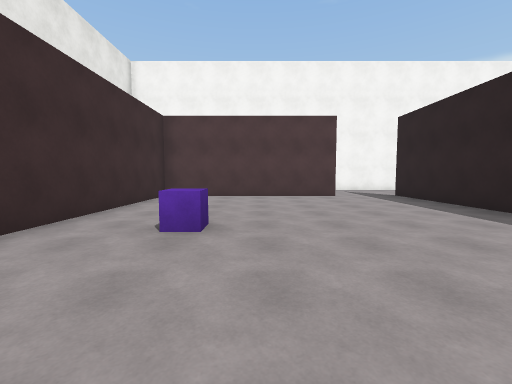
view 1 (above)

24 first-person views from a walk through a 3-D level made in the Unity game engine. The camera is 1.4 m above the floor, tilts 4° down and sees 90° across. The floor is counted in squares, 2 m on a side. Each view is taken from the middle of a square. On the plan, view 1 faces up. The plan holds only what a view shows up to about 9 squares ahead; the rest is blank. The place goes on beyond the plan. The player character is not drawn. Surface patterns are stand-ins for the level's own textures.

view 2
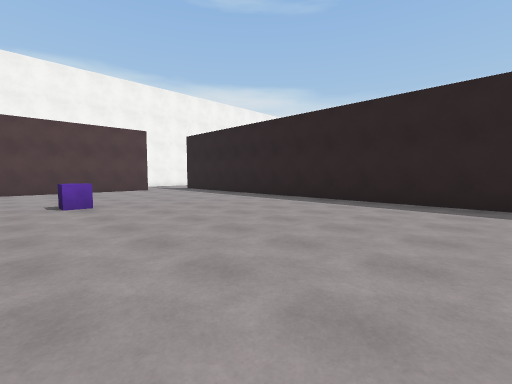

view 3
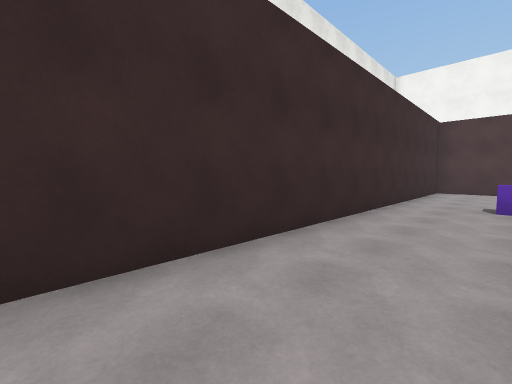

view 4
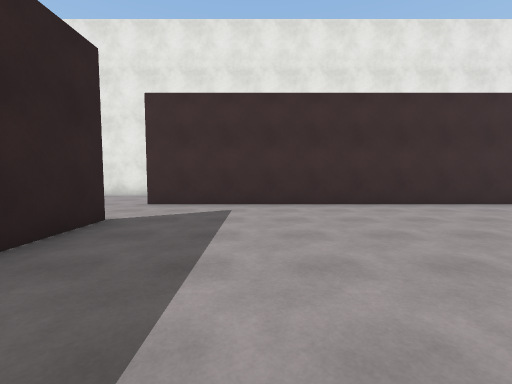

view 5
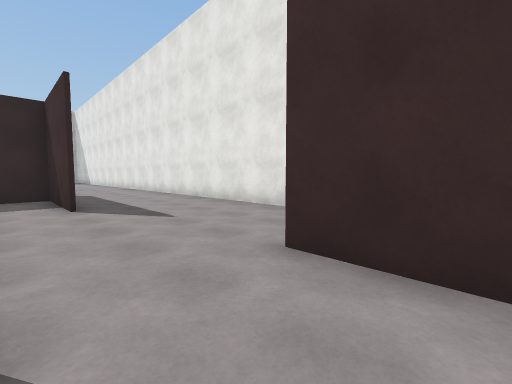

view 6
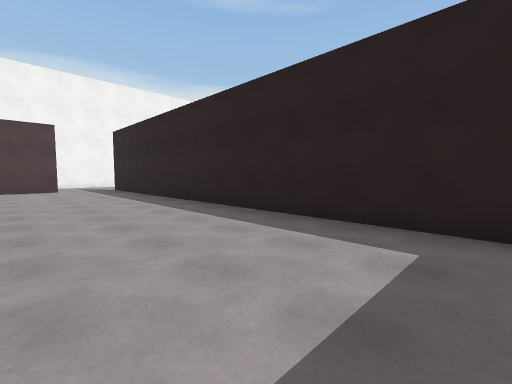

view 7
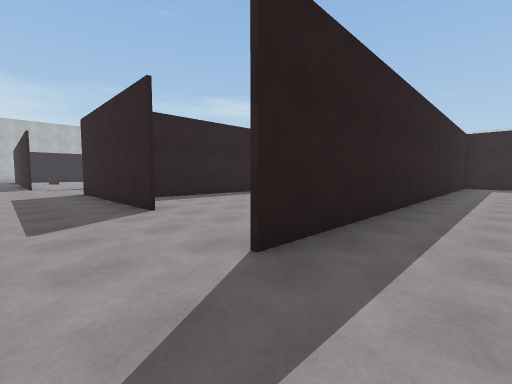

view 8
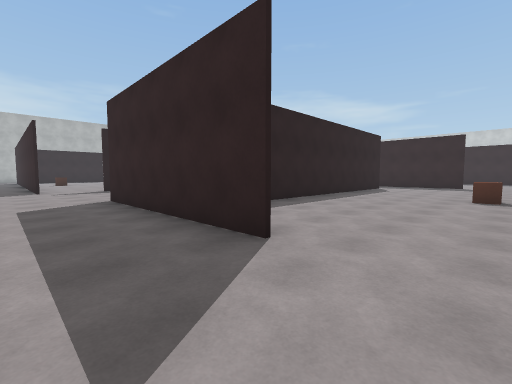

view 9
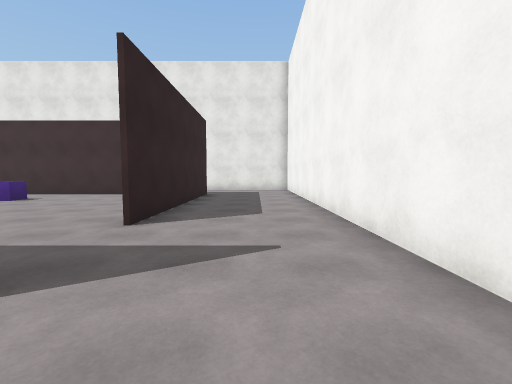

view 10
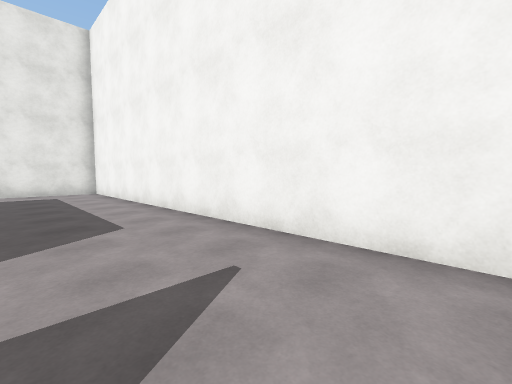

view 11
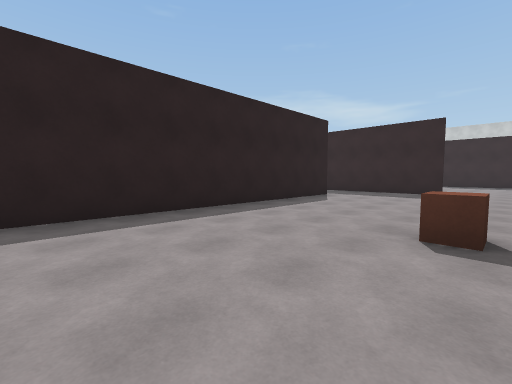

view 12
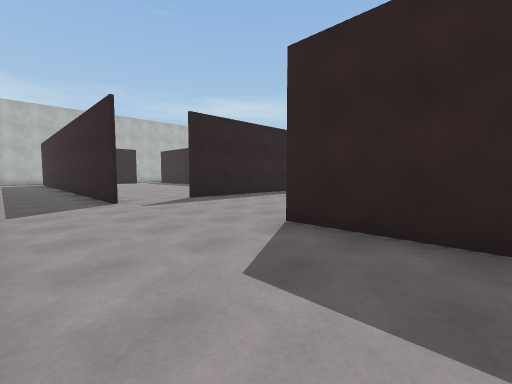

view 13
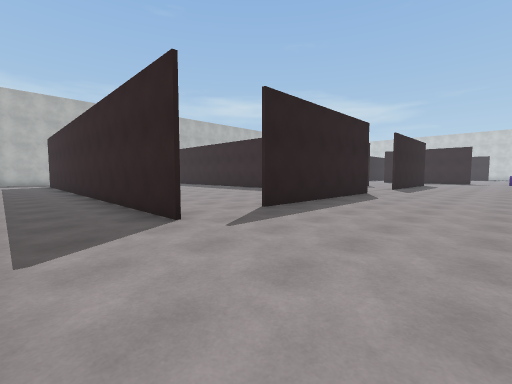

view 14
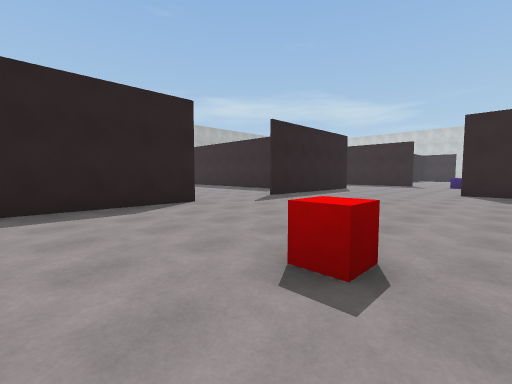

view 15
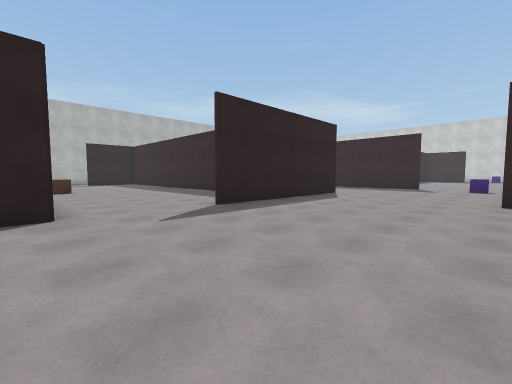

view 16
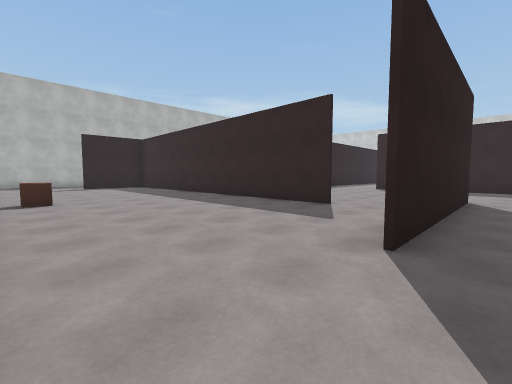

view 17
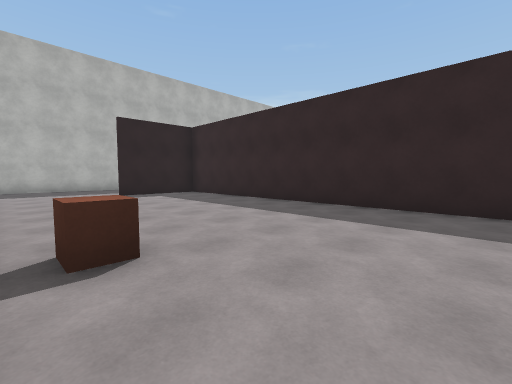

view 18
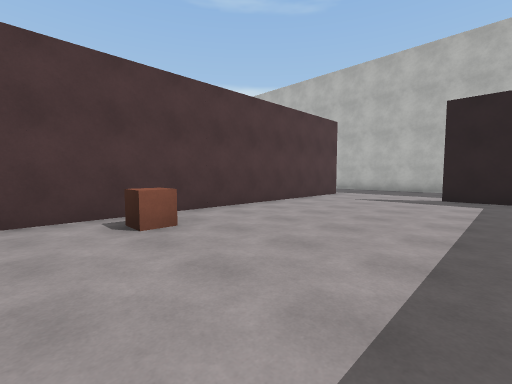

view 19
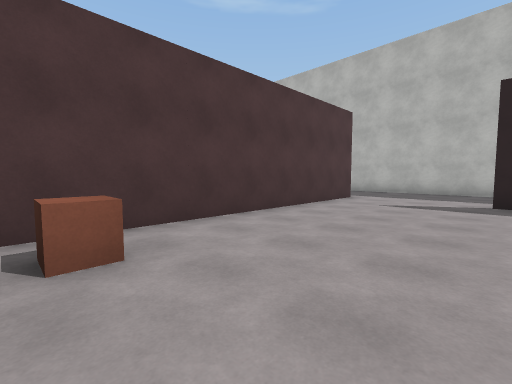

view 20
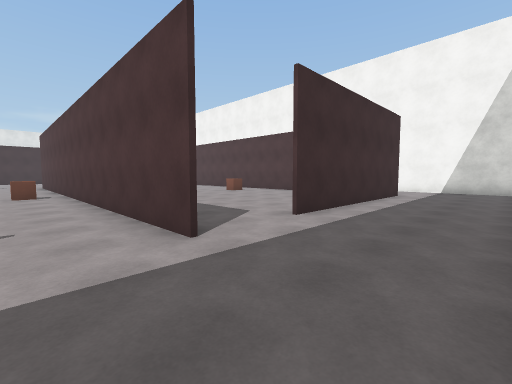

view 21
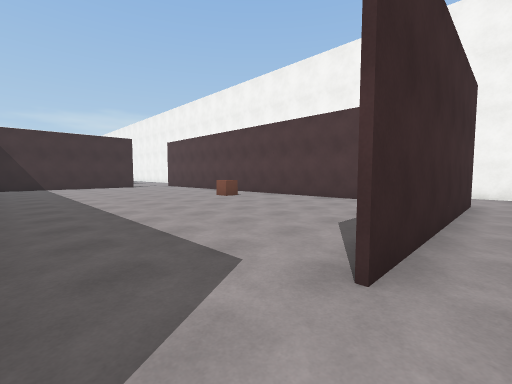

view 22
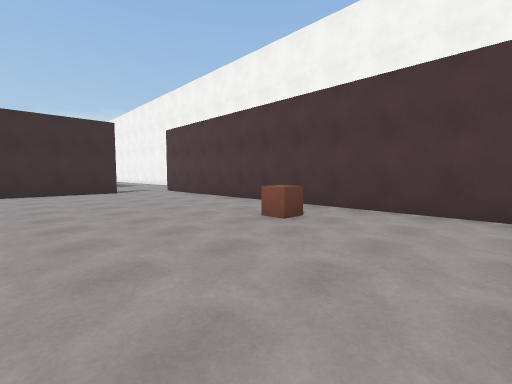

view 23
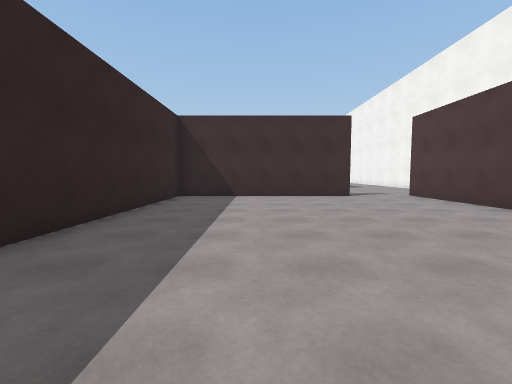

view 24
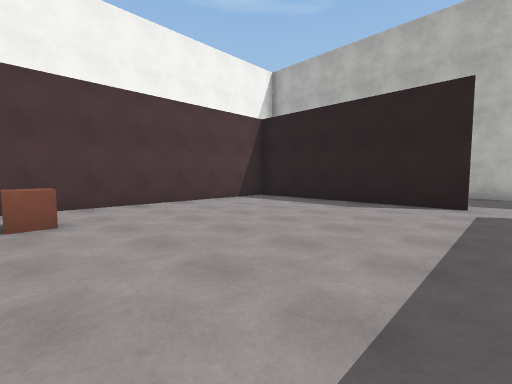

### Floor plan
Points are (right, up) in squares from view 1. A wall is a line through its corners. A room is listed if a view was taken in it or the views show most of it. See-through windows are left out.
Room 1 (views 1, 2, 3, 4, 5, 6)
walls: (2.6, 8.2) (-2.9, 8.2) (-2.9, -4.6); (4.6, -4.1) (4.6, 7.5); (-0.9, -5.3) (0.8, -5.3)
ways out: opening at (-1.5, -5) to room 2; opening at (3.5, 8) to room 2
objects: cube (-1, 3)
Room 2 (views 7, 8, 9, 10, 12, 13, 14, 15, 16, 17, 18, 19, 20, 21)
walls: (11.9, -5.3) (13.1, -5.3); (17.7, -7) (17.7, -1.5); (17.7, 1.4) (17.7, 7); (20, -4.5) (29.4, -4.5); (17.5, 9.1) (24.9, 9.1); (7.8, 8) (13.4, 8); (4.6, 7.5) (4.6, 8.5); (31, -3.1) (31, -1.8); (31.6, 1.5) (22.6, 1.5); (5.1, 11.4) (-5.4, 11.4) (-5.4, 9); (-2.9, -4.6) (-2.9, -5.6); (-1.9, -9.6) (-1.9, -12.5) (-0.9, -12.5); (34.5, -1.8) (34.5, 1); (34.5, 2.9) (34.5, 3.9); (31.4, 9.1) (31.4, 3.5); (-5.4, -6.5) (-5.4, -12.4); (-3, 8.3) (2.6, 8.3); (34, 11.4) (31.1, 11.4)
ways out: opening at (-1.5, -5) to room 1; opening at (3.5, 8) to room 1; opening at (6.5, 8) to room 3; opening at (18, 8) to room 4; opening at (31, 3) to room 4
objects: red cube (13, 3); brown cube (24, 0)
Room 3 (view 11)
walls: (10.6, -3.1) (10.6, 6.8); (7.5, -5.3) (8.5, -5.3)
ways out: opening at (6.5, 8) to room 2
objects: brown cube (6, 2)
Room 4 (views 22, 23, 24)
walls: (17.8, 7.1) (17.8, 1.5) (23.6, 1.5); (31.3, 3.5) (31.3, 9) (17.5, 9)
ways out: opening at (18, 8) to room 2; opening at (31, 3) to room 2
objects: brown cube (25, 7)

Positions as (right, up) in squares from view 1, and headings:
1: (0, 0), facing up
2: (-2, -3), facing up-right
3: (-1, -3), facing up-left
4: (3, -3), facing left
5: (-1, -4), facing down-left
6: (1, -4), facing up-right
7: (3, 10), facing down-right
8: (6, 10), facing down-right
9: (6, 10), facing left
10: (5, 9), facing up-left
11: (6, 5), facing down-right
12: (11, 11), facing down-right
13: (14, 11), facing down-right
14: (12, 5), facing down-right
15: (13, 2), facing down-right
16: (17, 1), facing down-right
17: (22, 1), facing down-right
18: (23, -3), facing up-right
19: (24, -2), facing up-right
20: (34, 0), facing up-left
21: (32, 2), facing up-left
22: (28, 4), facing up-left
23: (26, 4), facing left
24: (25, 3), facing up-right
